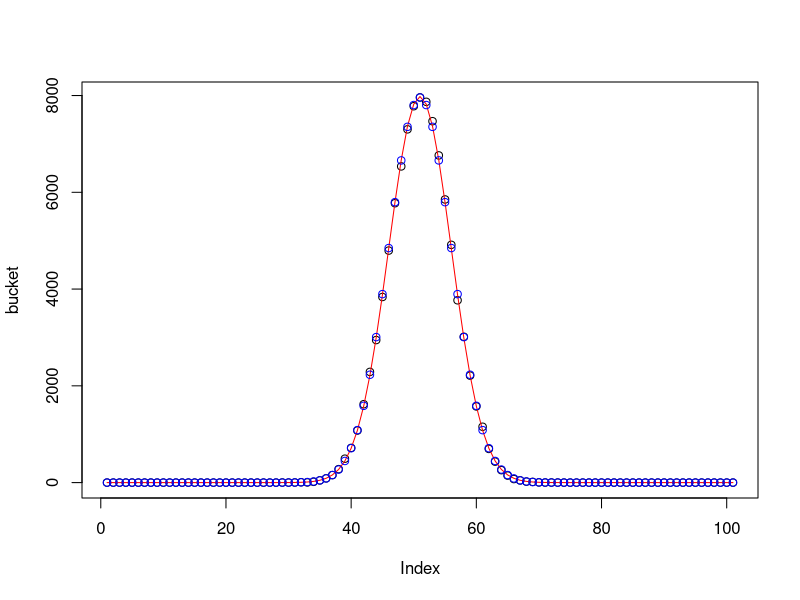

Reproduce this figure in R.
rm()
setwd("C:/Users/s46kxj/Desktop/ProgAct")

p = 0.5
n = 100
ns = 100001
bucket <- array(dim=c(n+1))
bucket[] = 0
bounce <- array(dim=c(n))
count_heads = 0

for (s in 1:ns) {
bounce = runif(n,0,1)<p
location = sum(bounce)
bucket[location+1] = bucket[location+1]+1
count_heads = count_heads+location/(n*ns)
}
checkn = ns*dnorm(0:n,mean=n*p,sd=sqrt(n*p*(1-p)))
checkb = ns*dbinom(0:n,size=n,prob=p)
plot(bucket)
lines(checkn,col="red")
points(checkb,col="blue")
